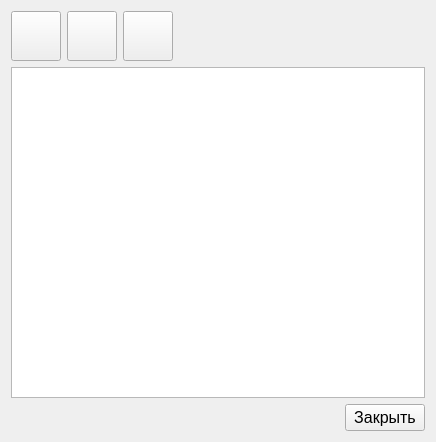
<?xml version="1.0" encoding="UTF-8"?>
<ui version="4.0">
 <class>Form</class>
 <widget class="QWidget" name="Form">
  <property name="geometry">
   <rect>
    <x>0</x>
    <y>0</y>
    <width>436</width>
    <height>442</height>
   </rect>
  </property>
  <property name="windowTitle">
   <string>Справочник групп сердечников</string>
  </property>
  <layout class="QVBoxLayout" name="verticalLayout_2">
   <item>
    <layout class="QVBoxLayout" name="verticalLayout">
     <item>
      <layout class="QHBoxLayout" name="horizontalLayout">
       <item>
        <widget class="QPushButton" name="pushButton">
         <property name="minimumSize">
          <size>
           <width>50</width>
           <height>50</height>
          </size>
         </property>
         <property name="text">
          <string/>
         </property>
         <property name="iconSize">
          <size>
           <width>32</width>
           <height>32</height>
          </size>
         </property>
        </widget>
       </item>
       <item>
        <widget class="QPushButton" name="pushButton_3">
         <property name="minimumSize">
          <size>
           <width>50</width>
           <height>50</height>
          </size>
         </property>
         <property name="text">
          <string/>
         </property>
         <property name="iconSize">
          <size>
           <width>32</width>
           <height>32</height>
          </size>
         </property>
        </widget>
       </item>
       <item>
        <widget class="QPushButton" name="pushButton_2">
         <property name="minimumSize">
          <size>
           <width>50</width>
           <height>50</height>
          </size>
         </property>
         <property name="text">
          <string/>
         </property>
         <property name="iconSize">
          <size>
           <width>32</width>
           <height>32</height>
          </size>
         </property>
        </widget>
       </item>
       <item>
        <spacer name="horizontalSpacer">
         <property name="orientation">
          <enum>Qt::Horizontal</enum>
         </property>
         <property name="sizeHint" stdset="0">
          <size>
           <width>40</width>
           <height>20</height>
          </size>
         </property>
        </spacer>
       </item>
      </layout>
     </item>
     <item>
      <widget class="QTableView" name="tableView">
       <attribute name="horizontalHeaderStretchLastSection">
        <bool>true</bool>
       </attribute>
      </widget>
     </item>
     <item>
      <layout class="QHBoxLayout" name="horizontalLayout_2">
       <item>
        <spacer name="horizontalSpacer_2">
         <property name="orientation">
          <enum>Qt::Horizontal</enum>
         </property>
         <property name="sizeHint" stdset="0">
          <size>
           <width>40</width>
           <height>20</height>
          </size>
         </property>
        </spacer>
       </item>
       <item>
        <widget class="QPushButton" name="pushButton_5">
         <property name="font">
          <font>
           <pointsize>12</pointsize>
          </font>
         </property>
         <property name="text">
          <string>Закрыть</string>
         </property>
        </widget>
       </item>
      </layout>
     </item>
    </layout>
   </item>
  </layout>
 </widget>
 <resources/>
 <connections/>
</ui>
